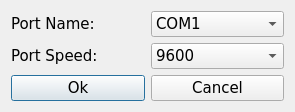
<?xml version="1.0" encoding="UTF-8"?>
<ui version="4.0">
 <class>SettingsDialog</class>
 <widget class="QDialog" name="SettingsDialog">
  <property name="geometry">
   <rect>
    <x>0</x>
    <y>0</y>
    <width>295</width>
    <height>106</height>
   </rect>
  </property>
  <property name="font">
   <font>
    <family>Verdana</family>
    <pointsize>11</pointsize>
   </font>
  </property>
  <property name="windowTitle">
   <string>Settings</string>
  </property>
  <layout class="QVBoxLayout" name="verticalLayout">
   <item>
    <layout class="QGridLayout" name="gridLayout">
     <item row="0" column="0">
      <widget class="QLabel" name="portNameLabel">
       <property name="text">
        <string>Port Name:</string>
       </property>
      </widget>
     </item>
     <item row="0" column="1">
      <widget class="QComboBox" name="portNameComboBox">
       <item>
        <property name="text">
         <string>COM1</string>
        </property>
       </item>
       <item>
        <property name="text">
         <string>COM2</string>
        </property>
       </item>
       <item>
        <property name="text">
         <string>COM3</string>
        </property>
       </item>
       <item>
        <property name="text">
         <string>COM4</string>
        </property>
       </item>
      </widget>
     </item>
     <item row="1" column="0">
      <widget class="QLabel" name="portSpeedLabel">
       <property name="text">
        <string>Port Speed:</string>
       </property>
      </widget>
     </item>
     <item row="1" column="1">
      <widget class="QComboBox" name="portSpeedComboBox">
       <item>
        <property name="text">
         <string>9600</string>
        </property>
       </item>
      </widget>
     </item>
     <item row="2" column="0">
      <widget class="QPushButton" name="okButton">
       <property name="text">
        <string>Ok</string>
       </property>
      </widget>
     </item>
     <item row="2" column="1">
      <widget class="QPushButton" name="cancelButton">
       <property name="text">
        <string>Cancel</string>
       </property>
      </widget>
     </item>
    </layout>
   </item>
  </layout>
 </widget>
 <resources/>
 <connections/>
</ui>
